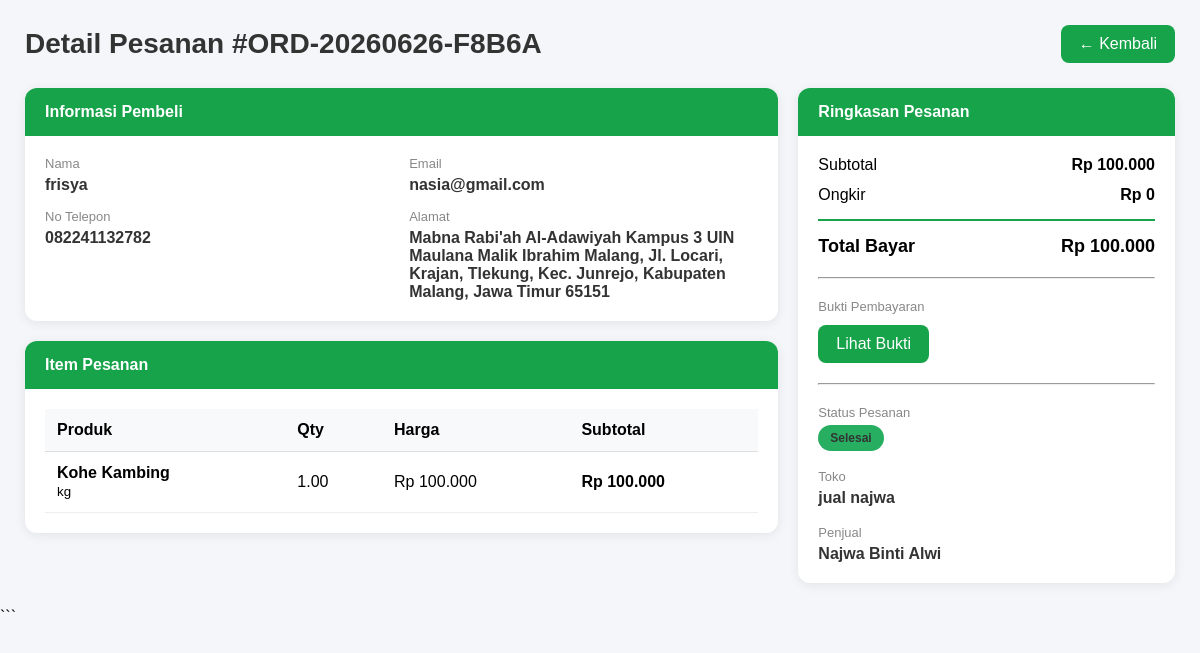
The app's page /admin/kelola_pesanan_detail.php?id=4 (signed in) with its own data.
### tables this page shows
CREATE TABLE `pesanan` (
  `id` int(10) UNSIGNED NOT NULL,
  `kode_pesanan` varchar(30) NOT NULL COMMENT 'Format: ORD-YYYYMMDD-XXXXX',
  `pembeli_id` int(10) UNSIGNED NOT NULL,
  `toko_id` int(10) UNSIGNED NOT NULL,
  `total_harga` decimal(15,2) NOT NULL DEFAULT 0.00,
  `ongkir` decimal(15,2) NOT NULL DEFAULT 0.00,
  `grand_total` decimal(15,2) NOT NULL DEFAULT 0.00,
  `alamat_kirim` text NOT NULL,
  `catatan` text DEFAULT NULL,
  `status` enum('menunggu_konfirmasi','dikonfirmasi','diproses','dikirim','selesai','dibatalkan') NOT NULL DEFAULT 'menunggu_konfirmasi',
  `metode_bayar` enum('transfer','cod','ewallet') NOT NULL DEFAULT 'transfer',
  `bukti_bayar` varchar(255) DEFAULT NULL,
  `created_at` datetime NOT NULL DEFAULT current_timestamp(),
  `updated_at` datetime NOT NULL DEFAULT current_timestamp() ON UPDATE current_timestamp(),
  `bukti_pembayaran` varchar(255) DEFAULT NULL COMMENT 'File bukti pembayaran untuk admin review',
  `bukti_pengiriman` varchar(255) DEFAULT NULL COMMENT 'File bukti pengiriman dari penjual',
  `admin_approval_status` enum('pending','approved','rejected') NOT NULL DEFAULT 'pending' COMMENT 'Status persetujuan admin'
);

CREATE TABLE `users` (
  `id` int(10) UNSIGNED NOT NULL,
  `nama` varchar(150) NOT NULL,
  `angkatan` varchar(30) NOT NULL COMMENT 'Contoh: 2020, 2021, Alumni',
  `jenis_keanggotaan` enum('penjual','bukan_penjual') NOT NULL,
  `alamat` text NOT NULL,
  `no_telp` varchar(30) DEFAULT NULL COMMENT 'Nomor telepon pengguna',
  `email` varchar(150) NOT NULL,
  `password` varchar(255) NOT NULL COMMENT 'Bcrypt hash',
  `role` enum('admin','penjual','pembeli') NOT NULL DEFAULT 'pembeli',
  `is_active` tinyint(1) NOT NULL DEFAULT 1,
  `created_at` datetime NOT NULL DEFAULT current_timestamp(),
  `updated_at` datetime NOT NULL DEFAULT current_timestamp() ON UPDATE current_timestamp()
);

CREATE TABLE `detail_pesanan` (
  `id` int(10) UNSIGNED NOT NULL,
  `pesanan_id` int(10) UNSIGNED NOT NULL,
  `produk_id` int(10) UNSIGNED NOT NULL,
  `nama_produk` varchar(150) NOT NULL COMMENT 'Snapshot nama saat transaksi',
  `satuan` enum('liter','kg') NOT NULL,
  `jumlah` decimal(10,2) NOT NULL,
  `harga_satuan` decimal(15,2) NOT NULL COMMENT 'Snapshot harga saat transaksi',
  `subtotal` decimal(15,2) NOT NULL
);

CREATE TABLE `jenis_produk` (
  `id` smallint(5) UNSIGNED NOT NULL,
  `kategori_id` tinyint(3) UNSIGNED NOT NULL,
  `nama_jenis` varchar(100) NOT NULL,
  `satuan` enum('liter','kg') NOT NULL
);

CREATE TABLE `toko` (
  `id` int(10) UNSIGNED NOT NULL,
  `user_id` int(10) UNSIGNED NOT NULL,
  `nama_toko` varchar(150) NOT NULL,
  `deskripsi` text DEFAULT NULL,
  `foto_toko` varchar(255) DEFAULT NULL,
  `bank_nama` varchar(100) DEFAULT NULL,
  `no_rekening` varchar(50) DEFAULT NULL,
  `nama_rekening` varchar(150) DEFAULT NULL,
  `total_terjual` int(10) UNSIGNED NOT NULL DEFAULT 0,
  `is_active` tinyint(1) NOT NULL DEFAULT 1,
  `created_at` datetime NOT NULL DEFAULT current_timestamp(),
  `updated_at` datetime NOT NULL DEFAULT current_timestamp() ON UPDATE current_timestamp()
);

### Koneksi.php (called while the page is built, shortened)
<?php
function format_rupiah($nominal) {
    return "Rp " . number_format($nominal, 0, ',', '.');
}
?>

### admin/kelola_pesanan_detail.php (the view, shortened to what this page needs)
<?php
include '../Koneksi.php';
$pesanan_id = isset($_GET['id']) ? (int)$_GET['id'] : 0;
$pesanan = mysqli_fetch_assoc(mysqli_query($koneksi, "
    SELECT p.*,
           u.nama AS pembeli,
           u.email AS email_pembeli,
           u.no_telp,
           u.alamat,
           t.nama_toko,
           s.nama AS penjual
    FROM pesanan p
    JOIN users u ON p.pembeli_id = u.id
    JOIN toko t ON p.toko_id = t.id
    JOIN users s ON t.user_id = s.id
    WHERE p.id = {$pesanan_id}
"));
$bukti_bayar = $pesanan['bukti_pembayaran'] ?? ($pesanan['bukti_bayar'] ?? '');
$detail = mysqli_query($koneksi, "
    SELECT
        dp.*,
        j.nama_jenis,
        j.satuan
    FROM detail_pesanan dp
    JOIN produk pr ON dp.produk_id = pr.id
    JOIN jenis_produk j ON pr.jenis_produk_id = j.id
    WHERE dp.pesanan_id = {$pesanan_id}
");
function badgeColor($status)
{
    switch (strtolower($status)) {
        case 'selesai':
            return '#27ae60';
    }
}
?>
<!DOCTYPE html>
<html lang="id">
<head>
</head>
<body>
<div class="wrapper">
    <div class="page-header">
        <h1 class="page-title">
            Detail Pesanan
            #<?php echo htmlspecialchars($pesanan['kode_pesanan']); ?>
        </h1>
        <a href="pesanan.php" class="btn-back">
            ← Kembali
        </a>
    </div>
    <div class="grid">
        <div>
            <div class="card">
                <div class="card-header">
                    Informasi Pembeli
                </div>
                <div class="card-body">
                    <div class="info-grid">
                        <div class="info-item">
                            <label>Nama</label>
                            <span><?php echo htmlspecialchars($pesanan['pembeli']); ?></span>
                        </div>
                        <div class="info-item">
                            <label>Email</label>
                            <span><?php echo htmlspecialchars($pesanan['email_pembeli']); ?></span>
                        </div>
                        <div class="info-item">
                            <label>No Telepon</label>
                            <span><?php echo htmlspecialchars($pesanan['no_telp']); ?></span>
                        </div>
                        <div class="info-item">
                            <label>Alamat</label>
                            <span><?php echo htmlspecialchars($pesanan['alamat']); ?></span>
                        </div>
                    </div>
                </div>
            </div>
            <div class="card mt-20">
                <div class="card-header">
                    Item Pesanan
                </div>
                <div class="card-body">
                    <table class="table">
                        <thead>
                            <tr>
                                <th>Produk</th>
                                <th>Qty</th>
                                <th>Harga</th>
                                <th>Subtotal</th>
                            </tr>
                        </thead>
                        <tbody>
                        <?php
                        if(mysqli_num_rows($detail) > 0){
                            while($d = mysqli_fetch_assoc($detail)){
                        ?>
                            <tr>
                                <td>
                                    <strong>
                                        <?php echo htmlspecialchars($d['nama_jenis']); ?>
                                    </strong>
                                    <br>
                                    <small>
                                        <?php echo htmlspecialchars($d['satuan']); ?>
                                    </small>
                                </td>
                                <td>
                                    <?php echo $d['jumlah']; ?>
                                </td>
                                <td>
                                    <?php echo format_rupiah($d['harga_satuan']); ?>
                                </td>
                                <td>
                                    <strong>
                                        <?php echo format_rupiah($d['subtotal']); ?>
                                    </strong>
                                </td>
                            </tr>
                        <?php
                            }
                        } ?>
                        </tbody>
                    </table>
                </div>
            </div>
        </div>
        <div>
            <div class="card">
                <div class="card-header">
                    Ringkasan Pesanan
                </div>
                <div class="card-body">
                    <div class="summary-row">
                        <span>Subtotal</span>
                        <strong>
                            <?php echo format_rupiah($pesanan['total_harga']); ?>
                        </strong>
                    </div>
                    <div class="summary-row">
                        <span>Ongkir</span>
                        <strong>
                            <?php echo format_rupiah($pesanan['ongkir']); ?>
                        </strong>
                    </div>
                    <div class="summary-total">
                        <span>Total Bayar</span>
                        <span>
                            <?php echo format_rupiah($pesanan['grand_total']); ?>
                        </span>
                    </div>
                    <hr style="margin:20px 0;">
                    <div class="info-item">
                        <label>Bukti Pembayaran</label>
                        <?php if (!empty($bukti_bayar)) { ?>
                            <a href="../uploads/<?php echo htmlspecialchars($bukti_bayar); ?>" target="_blank" class="btn-back" style="display:inline-block; margin-top:6px;">Lihat Bukti</a>
                        <?php } else { ?>
                            <span>Belum ada bukti pembayaran</span>
                        <?php } ?>
                    </div>
                    <hr style="margin:20px 0;">
                    <div class="info-item">
                        <label>Status Pesanan</label>
                        <span class="badge"
                              style="background:<?php echo badgeColor($pesanan['status']); ?>">
                            <?php echo ucfirst($pesanan['status']); ?>
                        </span>
                    </div>
                    <br>
                    <div class="info-item">
                        <label>Toko</label>
                        <span>
                            <?php echo htmlspecialchars($pesanan['nama_toko']); ?>
                        </span>
                    </div>
                    <br>
                    <div class="info-item">
                        <label>Penjual</label>
                        <span>
                            <?php echo htmlspecialchars($pesanan['penjual']); ?>
                        </span>
                    </div>
                </div>
            </div>
        </div>
    </div>
</div>
</body>
</html>

### admin/kelola_pesanan_detail.php (style rules this page uses)
* { margin:0; padding:0; box-sizing:border-box; font-family:Arial, sans-serif; }
body { background:#f4f6f9; }
.wrapper { padding:25px; }
.page-header { display:flex; justify-content:space-between; align-items:center; margin-bottom:25px; }
.page-title { font-size:28px; font-weight:bold; color:#333; }
.btn-back { background:#16a34a; color:white; text-decoration:none; padding:10px 18px; border-radius:8px; }
.grid { display:grid; grid-template-columns:2fr 1fr; gap:20px; }
.card { background:white; border-radius:12px; box-shadow:0 2px 12px rgba(0,0,0,.08); overflow:hidden; }
.card-header { background:#16a34a; color:white; padding:15px 20px; font-weight:600; }
.card-body { padding:20px; }
.info-grid { display:grid; grid-template-columns:1fr 1fr; gap:15px; }
.info-item label { display:block; color:#888; font-size:13px; margin-bottom:5px; }
.info-item span { font-weight:600; color:#333; }
.table { width:100%; border-collapse:collapse; }
.table th { background:#f8f9fa; text-align:left; padding:12px; border-bottom:1px solid #ddd; }
.table td { padding:12px; border-bottom:1px solid #eee; }
.summary-row { display:flex; justify-content:space-between; margin-bottom:12px; }
.summary-total { display:flex; justify-content:space-between; margin-top:15px; padding-top:15px; border-top:2px solid #16a34a; font-size:18px; font-weight:bold; }
.badge { display:inline-block; color:white; padding:6px 12px; border-radius:20px; font-size:12px; font-weight:bold; }
.mt-20 { margin-top:20px; }

### records on screen
pesanan: kode_pesanan "ORD-20260626-F8B6A", pembeli.nama "frisya", pembeli.email "nasia@gmail.com", pembeli.no_telp "082241132782", pembeli.alamat "Mabna Rabi'ah Al-Adawiyah Kampus 3 UIN Maulana Malik Ibrahim Malang, Jl. Locari, Krajan, Tlekung, Kec. Junrejo, Kabupaten Malang, Jawa Timur 65151", total_harga "Rp 100.000", ongkir "Rp 0", grand_total "Rp 100.000", status "Selesai", toko.nama_toko "jual najwa", users.nama "Najwa Binti Alwi"
detail_pesanan: jenis_produk.nama_jenis "Kohe Kambing", jenis_produk.satuan "kg", jumlah "1.00", harga_satuan "Rp 100.000", subtotal "Rp 100.000"
